Frame 1 (no input): blank canvas, image omitted
Frame 60 (no input): blank canvas, image omitted
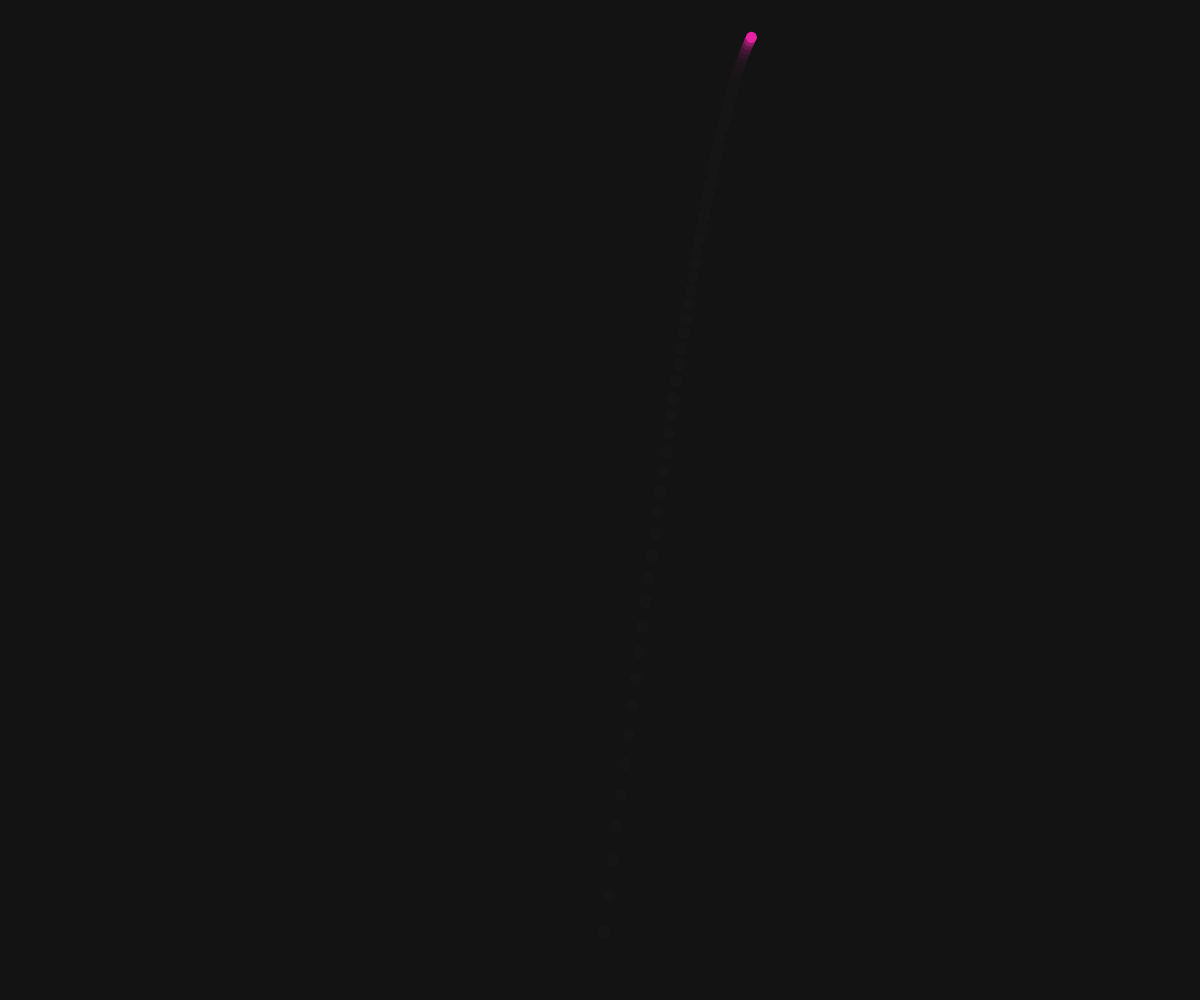
Frame 120 (the mouse pressed at the canvas centre since frame 60)

The p5.js sketch whose frames 1 and 60 were blank and that drew this single picture after the mouse press (run headless with seeded random() and noise() and a simulated clock; from frame 60 on, the mouse is pressed at the canvas centre):

// p5.js sketch
// ── sketch.js
var firework = []
// var flames = []
var g
var k

window.addEventListener('resize', ()=>{resizeCanvas(windowWidth, windowHeight);});

function setup() {
  noStroke();
  createCanvas(windowWidth, windowHeight);
  colorMode(HSB);
  g = 0.25;
  k = 0.01;
  a = new OBJ();
}

function draw() {
  background(8,0.4);
  for (let f of firework) {
      gravity = createVector(0, g * f.m)
      f.applyForce(gravity);
      let resistance = f.v.copy().mult(f.v.mag()).mult(-k);
      f.applyForce(resistance);
      f.update();
      f.render();
      f.edge();

      // console.log(f.flames.length)

    if (f.flames.length > 0){
      // console.log(f.flames)
      for (let fl of f.flames) {
        gravity = createVector(0, g * fl.m)
        fl.applyForce(gravity);
        let resistance = fl.v.copy().mult(fl.v.mag()).mult(-k);
        fl.applyForce(resistance);
        fl.update();
        let alphaOffset = noise(fl.pos.x+fl.pos.y) -0.5
        // console.log(fl.fuse);
        fl.c.setAlpha(Math.pow(fl.fuse/100,3)+ alphaOffset);
        fl.render();
        fl.edge();
    }
}
}
}

function mousePressed() {
  firework.push(new OBJ(mouseX, height - 30));
  let ignition = createVector(random(-width/16,width/16), random(100 - height/2 ,150 - height/2));
  firework[firework.length - 1].applyForce(ignition);

  // command ignite
  // if (firework.length >= 2 && firework[firework.length - 2].didExplode == false) {
  //   firework[firework.length - 2].explode();
  // }
}

class OBJ {
  constructor(x, y) {
    this.pos = createVector(x, y);
    this.v = createVector(0, 0);
    this.a = createVector(0, 0);
    this.m = 10
    this.didExplode = false;
    this.fuse = random(50,80);
    this.c = color(random(300,360),85,90)
    this.flames = []
  }

  applyForce(force) {
    //f = ma
    let f = p5.Vector.div(force, this.m);
    this.a.add(f);
  }

  explode() {
    // let flames = [];
    this.didExplode = true;
    this.c = color(0,0.2);
    //
    let n = []
    let _sum = 0
    while (_sum < 1) {
      let a = random(0.2);
      _sum += a;
      n.push(_sum);
    }
    //
    this.flameV = [];
    this.flamePos = [];
    let _c = color(random(60,300),85,90);
    for (let i = 0; i < n.length; i++) {
      this.flameV[i] = p5.Vector.fromAngle((n[i] * 2 * PI), 10);
      this.flamePos[i] = p5.Vector.add(this.pos, this.flameV[i]);
      this.flames[i] = new OBJ(this.flamePos[i].x,this.flamePos[i].y);
      this.flames[i].v = this.flameV[i].copy();
      this.flames[i].didExplode = true;
      this.flames[i].c = _c;
      this.flames[i].m = this.m/n.length
      this.flames[i].fuse = 100
    }
    this.dismiss();
  }

  update(f) {
    this.v = this.v.add(this.a);
    this.pos = this.pos.add(this.v);
    this.a.mult(0);
    // console.log(this.didExplode);
    if (this.fuse <= 0 && this.didExplode != true) {
    // if (this.fuse <= 0 ) {

      this.explode()

    }
    if (this.fuse > 0) {this.fuse--;}
  }

  dismiss() {
    // this.c = color(0,0)
    // delete object[this];
  }
  render() {
    fill(this.c)
    ellipse(this.pos.x, this.pos.y, Math.pow(this.m,0.2)*7);
  }

  edge() {
    // if (this.pos.x > width - 5) {
    //   this.pos.x = width - 5;
    //   this.v.x *= -1;
    // } else if (this.pos.x < 5) {
    //   this.v.x *= -1;
    //   this.pos.x = 5;
    // }
    if (this.pos.y > height - 5) {
      this.dismiss();
      //   this.v.y *= -1;
      //   this.pos.y = height - 5;

    }
  }

}

class fires extends OBJ {
  constructor() {
    super();
  }






}
